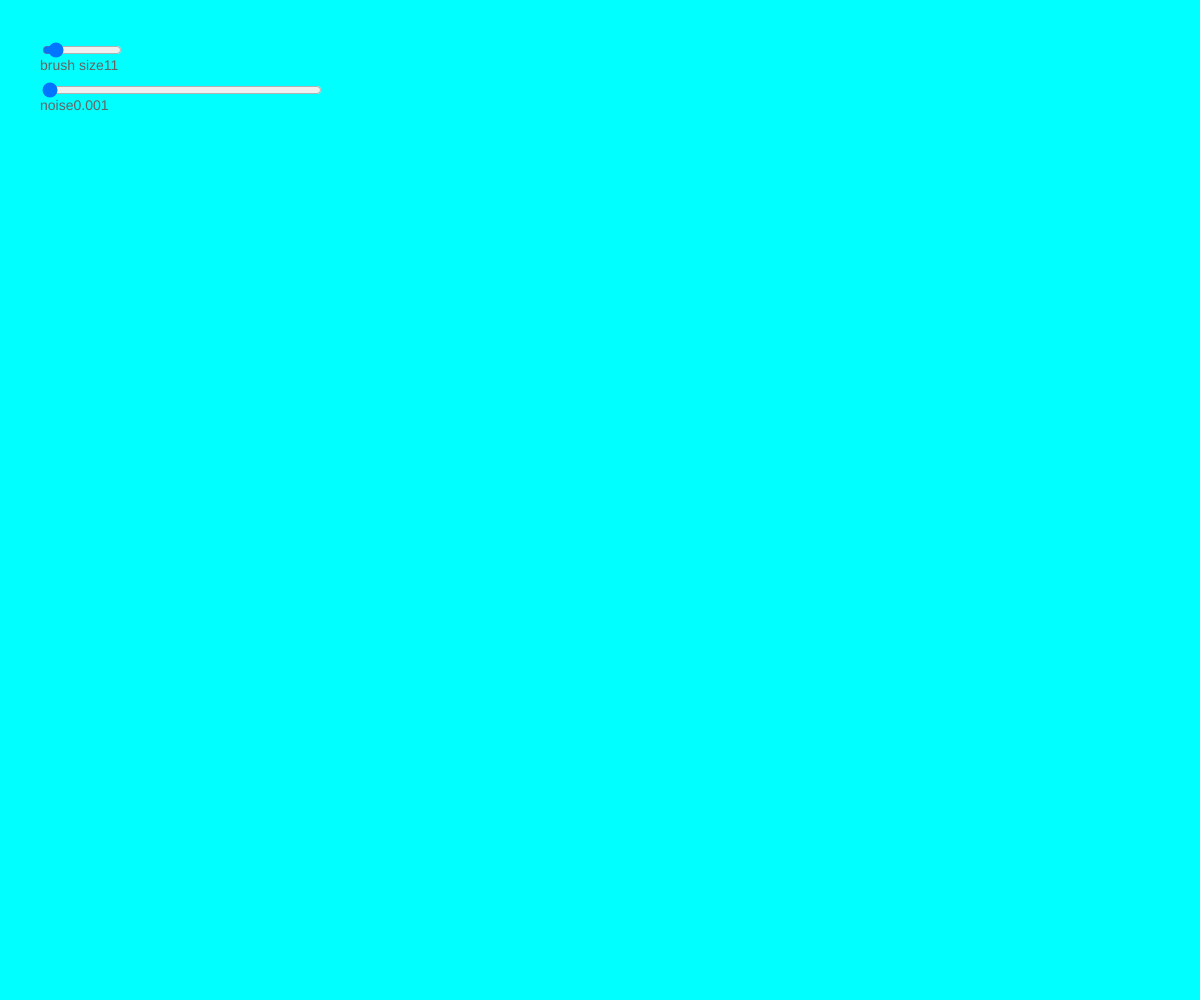
Frame 1 (no input)
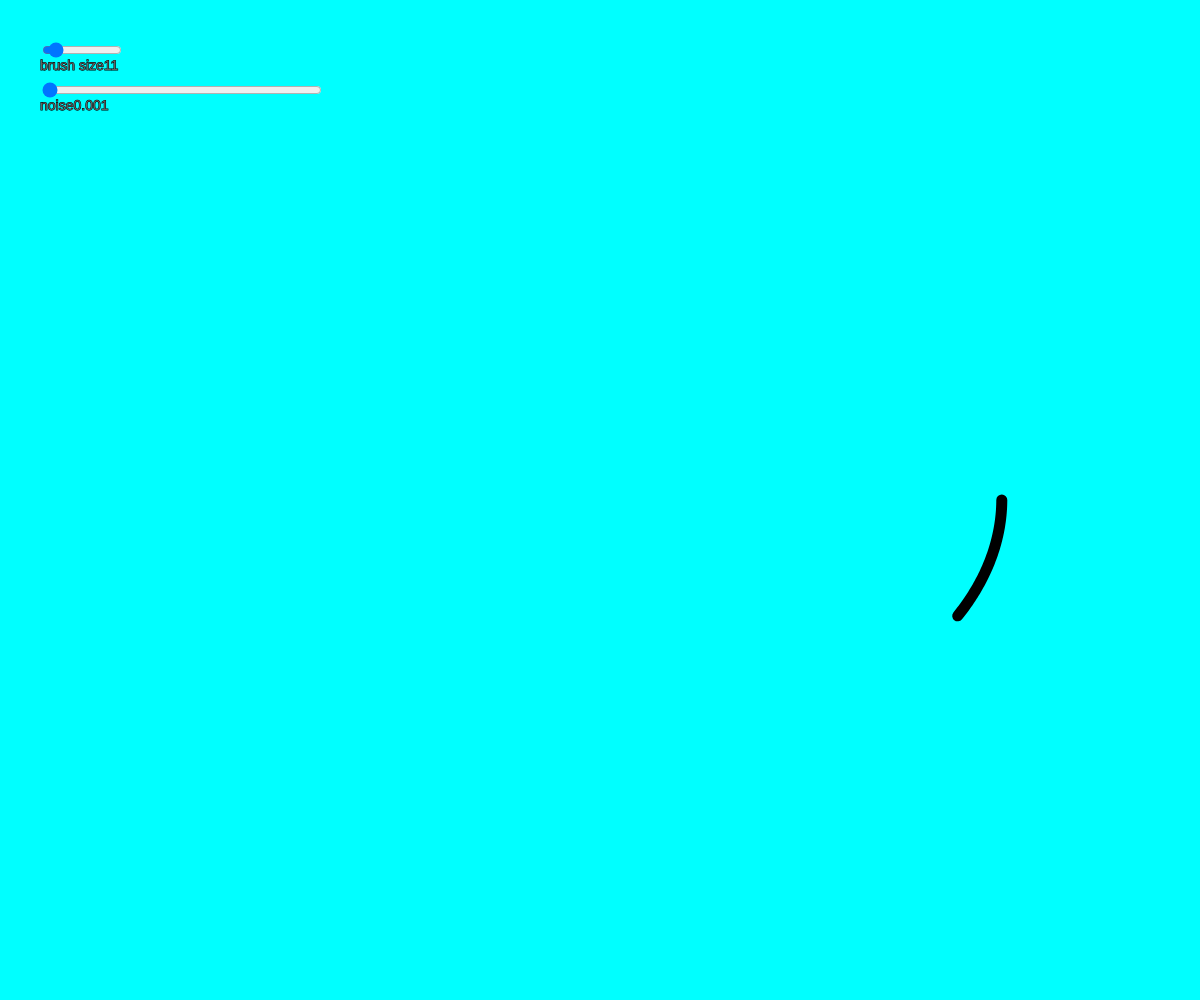
Frame 60 (no input)
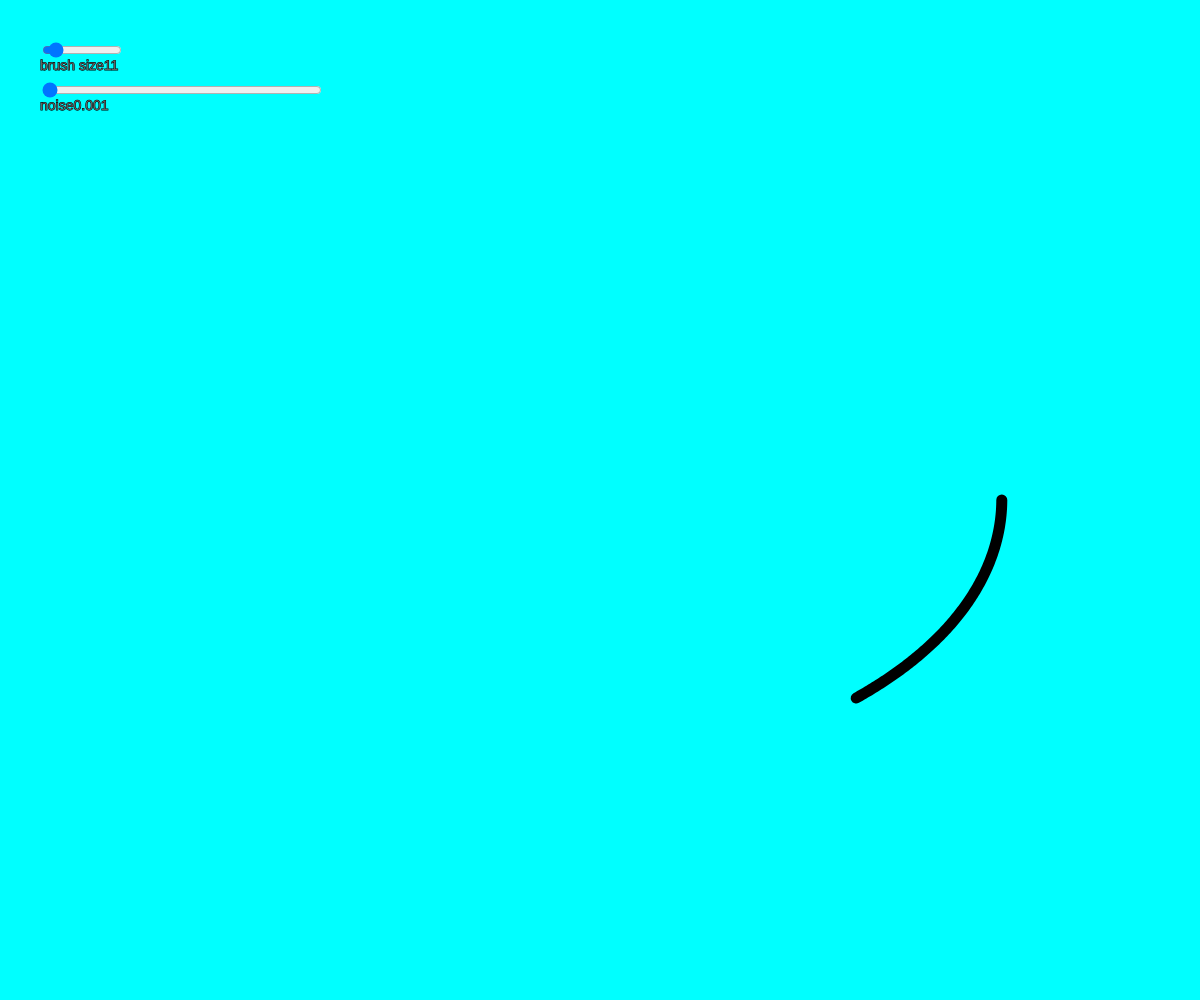
Frame 120 (the mouse pressed at the canvas centre since frame 60)

The p5.js sketch that drew these frames (run headless with seeded random() and noise() and a simulated clock; from frame 60 on, the mouse is pressed at the canvas centre):

// p5.js sketch
// ── sketch.js
var start= 0;
var inc1= 0.0009;
var inc2= 0.0009;
let slider;
var angle;
var step;
var val;
let slider2;
var val2;

function setup() {
  createCanvas(windowWidth, windowHeight);
  slider = createSlider(1, 100, 10, 10);
  slider.position(40, 40);
  slider.style('width', '80px');

  slider2 = createSlider(0.001, 0.03, 0.001,0.0001);
  slider2.position(40, 80);
  slider2.style('width', '280px');


  angle= 0;
  step=TWO_PI/1000;
 
}

function draw() {
  val= slider.value();
  val2= slider2.value();
  background(0,255,255,255);
  
  fill(100);
  textSize(14);
  strokeWeight(1);
  text('brush size'+ slider.value(), 40,70);
  text('noise'+ slider2.value(), 40,110);

//   beginShape();
//   var lineNoise= start;
//   for(let i=0; i<width; i++){
//     stroke(0);
//     vertex(i,map(noise(lineNoise),0,1,0,height));
//     lineNoise += inc1;
//   }
//   endShape();
// start+= inc2;


stroke(0);

strokeWeight(val);

noFill();
translate(width/2, height/2);

let test= map(noise(inc1),0,1,0,width);

let x = 500*(cos(angle))*map(noise(inc1),0,1,0,width/1000);
let y = 500*(sin(angle))*map(noise(inc1),0,1,0,height/1000);
vertex(x, y);
console.log (map(noise(inc1),0,1,0,height));
inc1 += val2;

angle+= step;

endShape();
}
